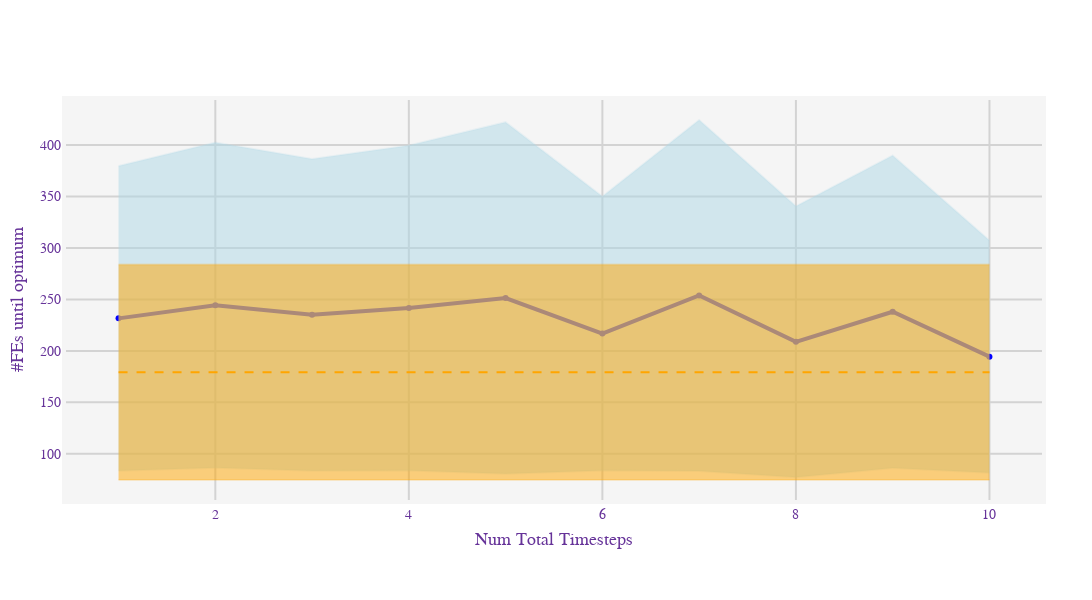

The notebook cell this image was saved under:
### Code cell
xaxis_choice = "num_total_timesteps"
yaxis_choice = "num_function_evaluations"
# yaxis_choice = "episode_length"
policy_performance(db_path, xaxis_choice, yaxis_choice)

### Figure 1 — Plotly figure (JSON) as saved in the notebook; plotly's stock layout.template omitted (floating-point values rounded to 4 significant figures)
{"data": [{"line": {"color": "blue", "width": 4}, "mode": "lines+markers", "name": "#FEs until optimum", "type": "scatter", "x": [1, 2, 3, 4, 5, 6, 7, 8, 9, 10], "y": [231.6, 244.4, 235.0, 241.7, 251.4, 216.8, 253.8, 208.8, 238.0, 194.4]}, {"line": {"color": "rgba(173,216,230,0.2)"}, "mode": "lines", "name": "Upper Bound (Mean + Std. Dev.)", "type": "scatter", "x": [1, 2, 3, 4, 5, 6, 7, 8, 9, 10], "y": [379.7, 402.4, 386.4, 399.6, 422.2, 349.9, 424.3, 340.4, 389.8, 307.2]}, {"fill": "tonexty", "line": {"color": "rgba(173,216,230,0.2)"}, "mode": "lines", "name": "Lower Bound (Mean - Std. Dev.)", "type": "scatter", "x": [1, 2, 3, 4, 5, 6, 7, 8, 9, 10], "y": [83.48, 86.45, 83.68, 83.87, 80.54, 83.71, 83.41, 77.2, 86.25, 81.56]}, {"line": {"color": "orange", "dash": "dash", "width": 2}, "mode": "lines", "name": "Theory: √(𝑛/(𝑛 − 𝑓(𝑥)))", "type": "scatter", "x": [1, 10], "y": [179.3, 179.3]}, {"line": {"color": "rgba(255, 165, 0, 0.2)"}, "mode": "lines", "name": "Upper Bound (Baseline Variance)", "type": "scatter", "x": [1, 2, 3, 4, 5, 6, 7, 8, 9, 10], "y": [284.0, 284.0, 284.0, 284.0, 284.0, 284.0, 284.0, 284.0, 284.0, 284.0]}, {"fill": "tonexty", "line": {"color": "rgba(255, 165, 0, 0.2)"}, "mode": "lines", "name": "Lower Bound (Baseline Variance)", "type": "scatter", "x": [1, 2, 3, 4, 5, 6, 7, 8, 9, 10], "y": [74.57, 74.57, 74.57, 74.57, 74.57, 74.57, 74.57, 74.57, 74.57, 74.57]}], "layout": {"font": {"color": "RebeccaPurple", "family": "Courier New, monospace", "size": 18}, "height": 600, "margin": {"b": 100, "l": 50, "pad": 4, "r": 50, "t": 100}, "paper_bgcolor": "rgba(0,0,0,0)", "plot_bgcolor": "rgba(245, 245, 245, 1)", "showlegend": false, "title": {"font": {"size": 24}}, "width": 1100, "xaxis": {"gridcolor": "lightgrey", "gridwidth": 2, "tickfont": {"size": 14}, "title": {"font": {"size": 18}, "text": "Num Total Timesteps"}}, "yaxis": {"gridcolor": "lightgrey", "gridwidth": 2, "tickfont": {"size": 14}, "title": {"font": {"size": 18}, "text": "#FEs until optimum"}}}}
